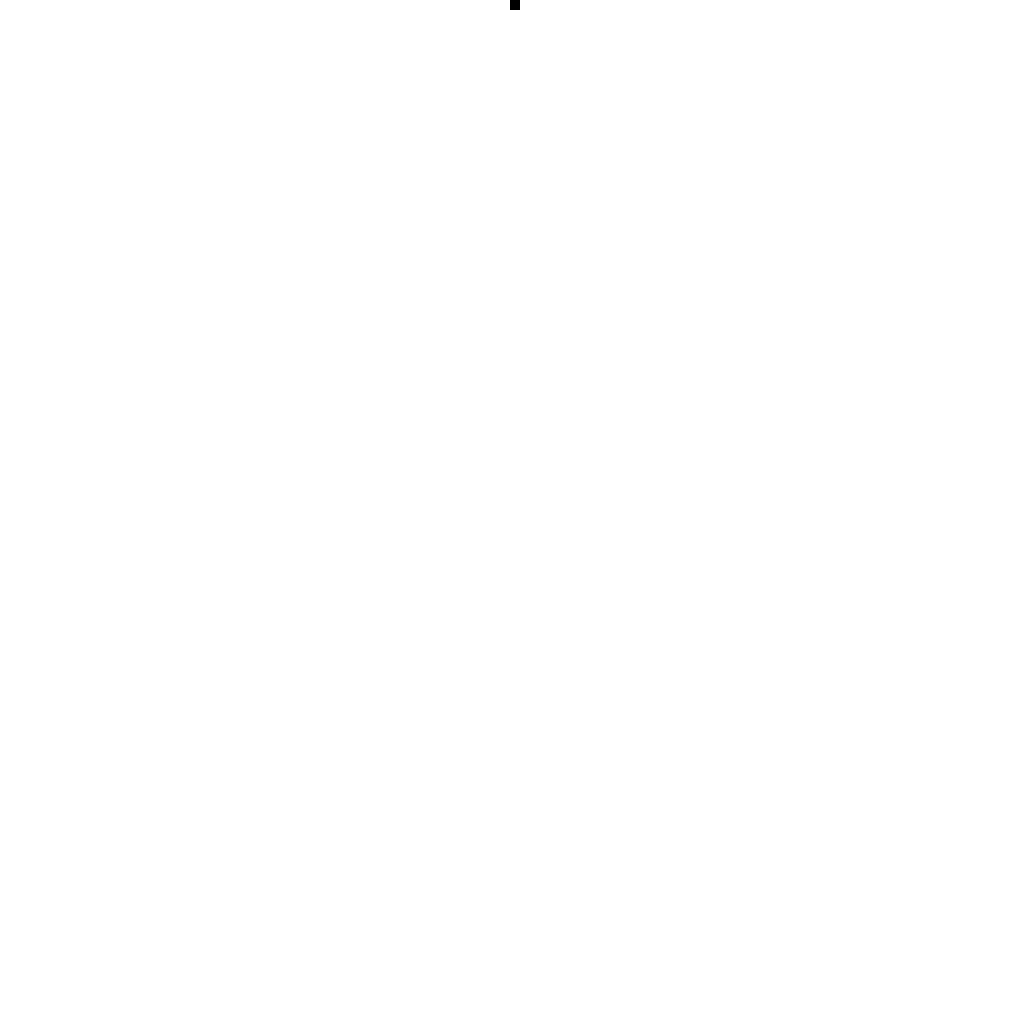
Frame 1 (no input)
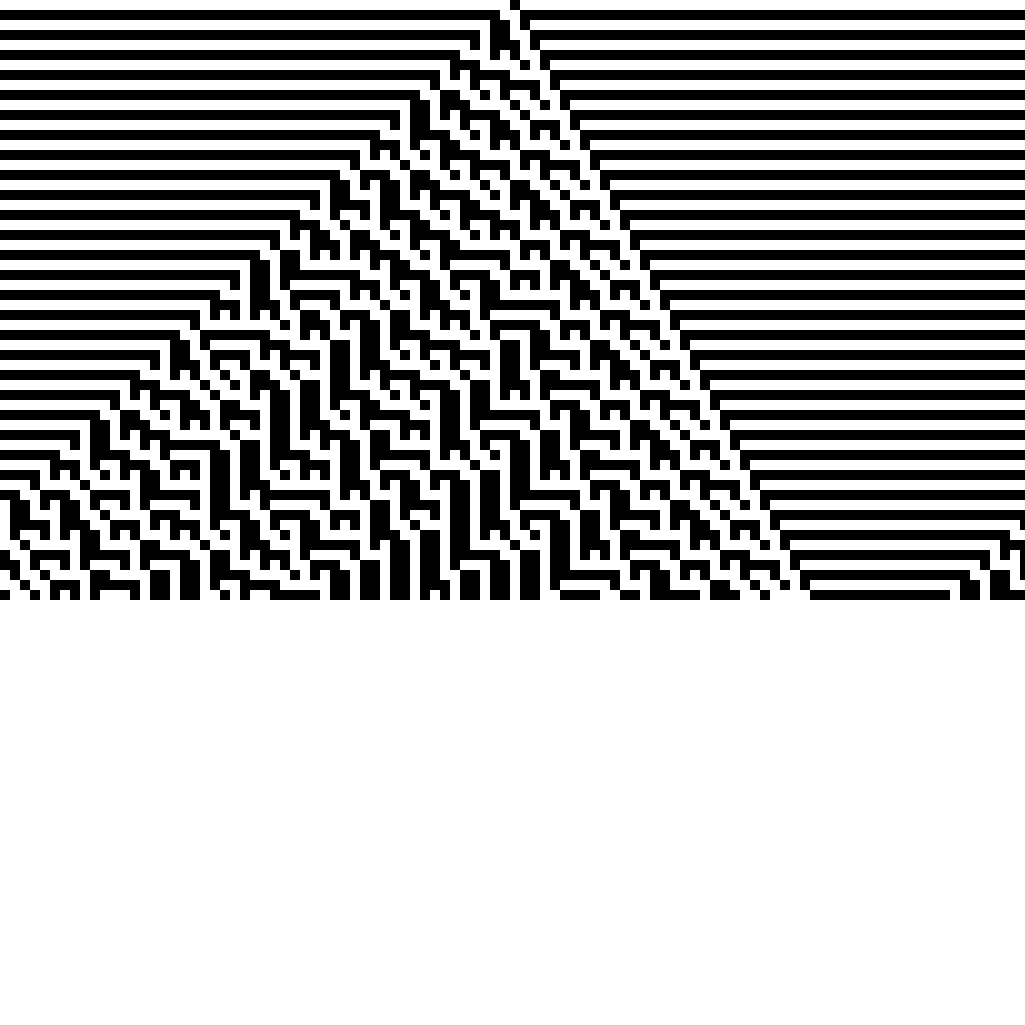
Frame 60 (no input)
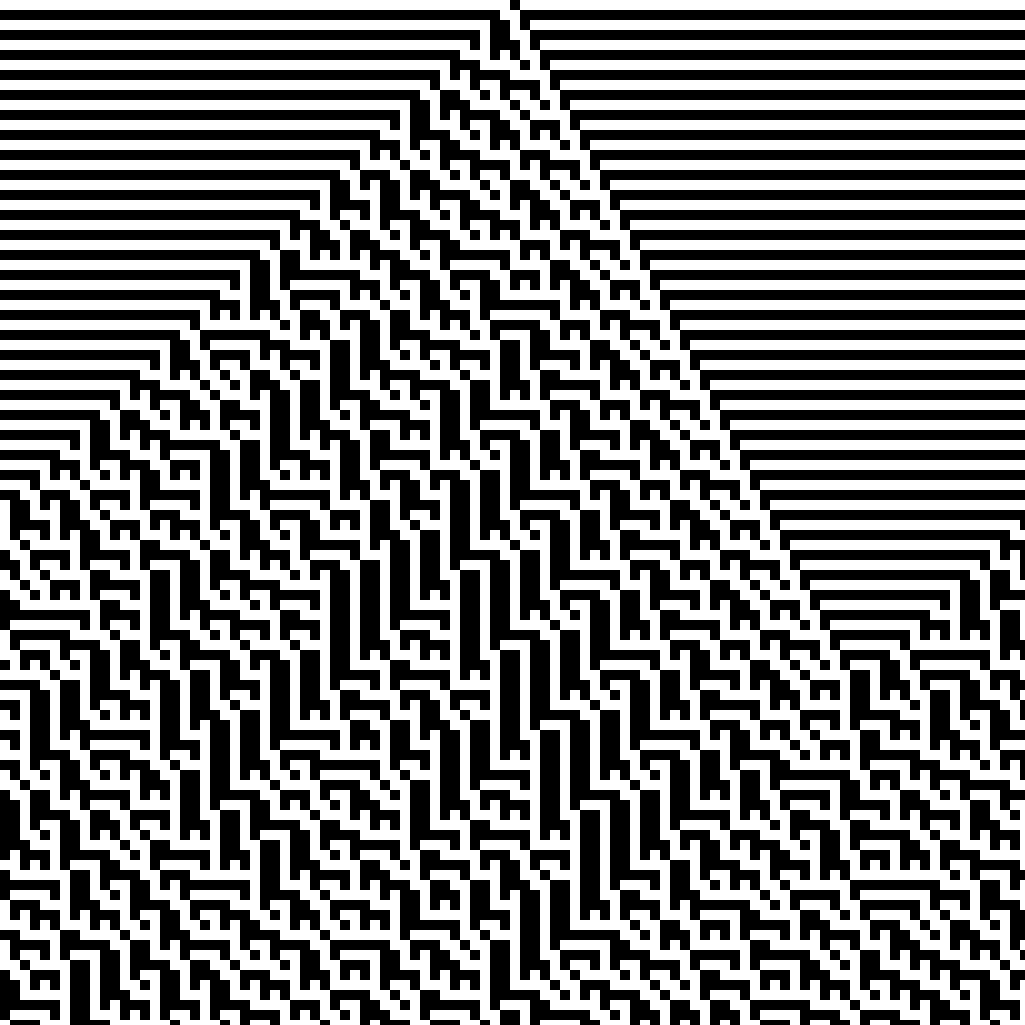
Frame 120 (the mouse pressed at the canvas centre since frame 60)

The p5.js sketch that drew these frames (run headless with seeded random() and noise() and a simulated clock; from frame 60 on, the mouse is pressed at the canvas centre):

// p5.js sketch
// ── sketch.js
//based on coding train tutorial video

let rule = 89;
let cells = []
let size = 10;
let y = 0;

function setup() {
  createCanvas(1025, 1025);
  rule = rule.toString(2).padStart(8,'0');
  
  for (let i = 0; i < width / size; i++){
    cells.push(0);
  }
  cells[int(cells.length/2)] = 1;
}
function draw() {
  noStroke();
  for (let i = 0; i < cells.length; i++){
    fill(255 * (1-cells[i]));
    rect(i*size,y*size,size);
  }
  let nextCells= [];
  let len = cells.length;
  for (let i = 0; i < cells.length; i++){
    let left = cells[(i - 1 + len) % len];
    let right = cells[(i +1) % len];
    let state = cells[i];
    let newState = calculateState(left, state, right); 
    nextCells[i]=newState;
  }
  cells = nextCells;
  y++;
}

function calculateState(left,state,right){ 
  let neighborhood = '' + left + state +right;
  let value = 7 - parseInt(neighborhood,2);
  return parseInt(rule[value]);
}
